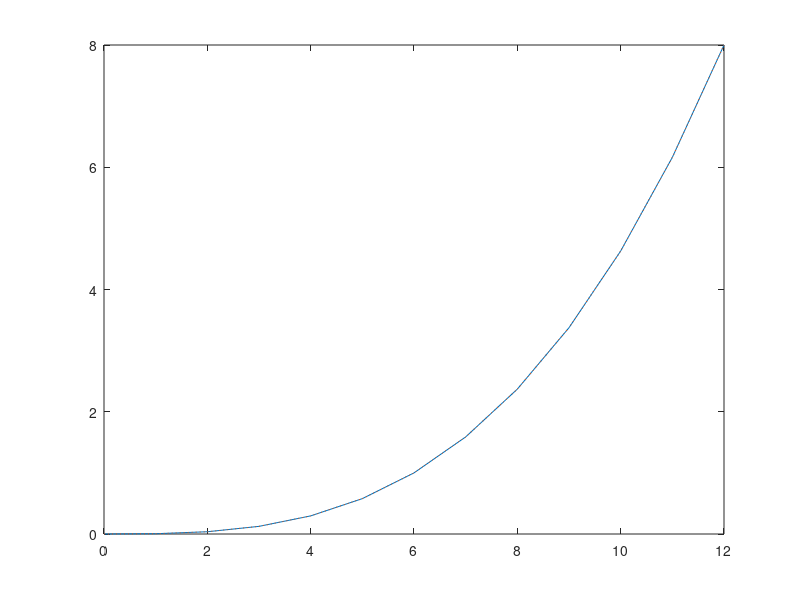

The MATLAB script that drew this image: (Note: this script raises an error after producing the figure.)
%%% Heat Equation Solver %%%

%% Parameters
k=double(1.11*10^(-4)); %thermal diffusivity of copper (meters squared per second).

%% Meshing
xL=0; xR=12; %Left and Right x-bouries (meters)
dx=1; Nx=1+ceil((xR-xL)/dx); %spacial step (secoonds) and Number of spacial steps. 
X=xL+[0:Nx-1].*dx; %spacial coordinates (meters)

tI=0; tF=6*60*60; %Initial and Final t-boundaries (seconds)
dt=360; Nt=1+ceil((tF-tI)/dt); %time step (secoonds) and Number of time steps. 
T=tI+[0:Nt-1].*dt; %time coordinates (seconds)

NxI=Nx-2; %Number of interior spacial nodes per t
NtI=Nt-1; %Number of interior time nodes per x
NI=NxI*NtI; %total number of interior nodes

%% Indexing
xt2n =@(x,t) (t-1)*(NxI)+x; %assigns a number to each interior node based on how many dx's and dt's away from (xL,tI) it is. (assumes rows are x and columns are t and numbers top-down then left-right)
n2xt =@(n) [1+mod(n-1,(NxI)),ceil(n/(NxI))]; %inverse function to xt2n; gives the coordines (in dx an dt's away from (xL, tI)) of the node numberd n

%% Conditions
uI =@(x) (x./6).^3; %initial condition 
uL=uI(xL); uR=uI(xR); %boundary conditions

%% Coefficients;
Cxt=-((1./dt)+((2*k)./(dx.^2))); %Coefficient for  (x,t) terms.
Cxp=k./(dx.^2); %Coefficient for (x+1,t) terms.
Cxm=k./(dx.^2); %Coefficient for (x-1,t) terms.
Ctm=1./dt; %Coefficient for (x,t-1) terms.


%% Initalization
M=sparse(NI,NI); %transition matrix (only includes interior nodes!) NOTE: sparse matricies are more efficient for large matricies with many 0's
B=zeros(NI,1); %boundary vector

for n=1:NI %loop over all interior nodes
    p=n2xt(n);x=p(1);t=p(2); %find the x and t indexes of node n
    
   %(x-1,t) terms
    if x-1==0 %if the node is next to the left boundary...
        B(n)=B(n)-Cxm.*uL; %...add the propper term to the boundary vector.
    else %Otherwise,...
        M(n,xt2n(x-1,t))=Cxm; %...put the coefficient in the row for (x,t) and the column for (x-1,t).
    end
    
   %(x+1,t) terms
    if x+1==Nx-1 %if the node is next to the right boundary...
        B(n)=B(n)-Cxp.*uR; %...add the propper term to the boundary vector.
    else %Otherwise,...
        M(n,xt2n(x+1,t))=Cxp; %...put the coefficient in the row for (x,t) and the column for (x+1,t).
    end
    
   %(x,t-1) terms
    if t-1==0 %if the node is next to the intitial time...
        B(n)=B(n)-Ctm.*uI(X(x+1));%...add the propper term to the boundary vector.
    else%Otherwise,...
        M(n,xt2n(x,t-1))=Ctm;%...put the coefficient in the row for (x,t) and the column for (x,t-1).
    end

   %(x,t) terms
    M(n,n)=Cxt;    
end

%% Matrix Inversion
UI=M\B; %Solve for u(x,t) on the interior "a\b" is equivalent to (a^-1)*b, but more accurate in this circumstance

%% Boundaries Affixing
UI2=reshape(UI,NxI,NtI); %Turn the vector into a matrix the shape of the interior mesh.
U=vertcat(repmat(uL,[1,NtI]),UI2,repmat(uR,[1,NtI])); %Place the x-boundary values on the top and bottom.
U=horzcat(uI(X'),U);%Place the t-boundary values on the left
U=U'; %Transpose so that x goes from left to right and t from top to bottom

%% Analytic Solution
Nm=100;%Maximum value of summation index for fourier series
AVm =@(x,t,m) (1/18).*(((xR./(m.*pi)).^3).*((-1).^m)).*sin(pi.*m.*x./xR).*exp(-k.*t.*(pi.*m./xR).^2); %Analytic solution v(x,t)
AUe =@(x) ((uR-uL).*x./xR)+uL; %Analytic equilibrium temperature u_e(x)
m=reshape(1:Nm,[1,1,Nm]); %make a vector that goes out into 3D with m=1:Nm
A=AVm(repmat(X,[Nt,1,Nm]),repmat(T',[1,Nx,Nm]),repmat(m,[Nt,Nx,1]));%make a big 3D matrix of the x coordinates, t coordinates, and m index vlaues, then find v_m(x,t) at each one.
A=sum(A,3)+AUe(repmat(X,[Nt,1]));%Sum over the m dimension (sum the fourier series), then add on the equilibrium temperature to get u(x,t);

%% Display
%plot(X,U(end,:),X,A(end,:),':')) %plot the last line vs. distance, (the ":" makes the second line dashed). This is sufficient, but I like to animate things:

%% Animation
for t=1:Nt
    plot(X,U(t,:),X,A(t,:),':') %plot temp vs. x
    title("t="+floor(T(t)/3600)+" hours") %Plot Title
    xlabel('Position (meters)') %x-axis label
    ylabel('Temperature (K)') %y-axis label
    drawnow limitrate %slows things down to a manageable rate.
end